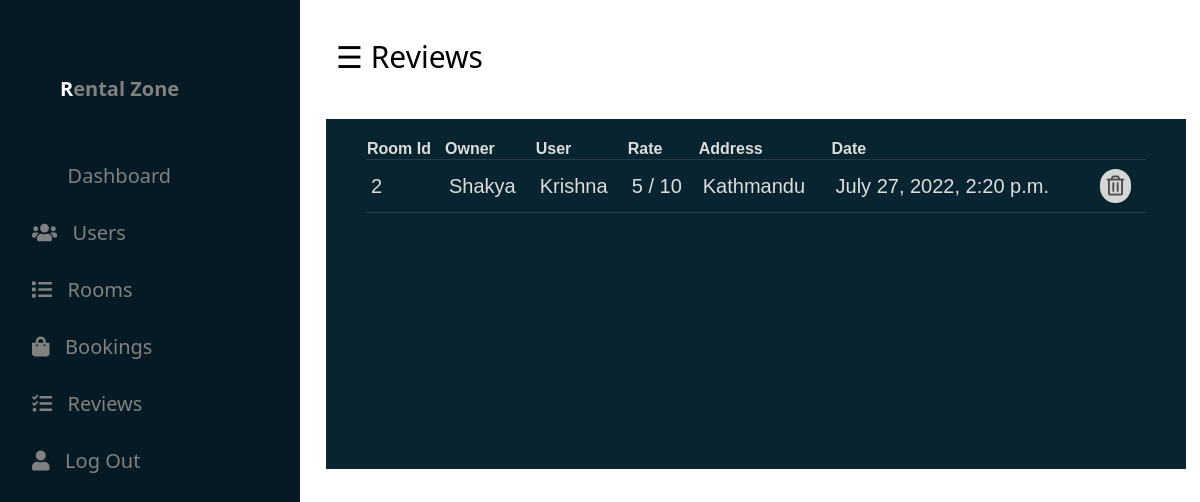
Screenshot of /accounts/dashReview/ with the database file from the repository.
### rooms/models.py (models this page shows, shortened)
class Review(models.Model):
    user = models.ForeignKey(CustomUser, on_delete=models.CASCADE)
    room = models.ForeignKey(Room, on_delete=models.CASCADE)
    date = models.DateTimeField(auto_now=True,null=True,blank=True)
    text = models.TextField(max_length=3000,blank=True,null=True)
    rate = models.PositiveSmallIntegerField(choices=RATE_CHOICES,null=True,blank=True)

class Room(models.Model):
   owner = models.ForeignKey(CustomUser,on_delete=models.CASCADE)
   number_of_room = models.PositiveIntegerField(default=0,null=True,blank=True)
   available_rooms = models.PositiveIntegerField(default=0,null=True,blank=True)
   room_price = models.PositiveIntegerField(default=0,null=True,blank=True)
   area_of_room = models.CharField(max_length=45,null=True,blank=True)
   floor = models.CharField(max_length=45,null=True,blank=True)
   parking = models.BooleanField(default=False,null=True,blank=True)
   address = models.CharField(max_length=100,null=True,blank=True)
   city = models.CharField(max_length=25,null=True,blank=True)
   state = models.CharField(max_length=25,null=True,blank=True)
   country = models.CharField(max_length=25,null=True,blank=True)
   image1 =  models.ImageField(upload_to='rooms/', null=True, blank=True )
   image2 = models.ImageField(upload_to='rooms/', null=True, blank=True)
   image3 = models.ImageField(upload_to='rooms/', null=True, blank=True)
   image4 = models.ImageField(upload_to='rooms/', null=True, blank=True)
   description = models.TextField(null=True, blank=True)
   map_link= models.TextField(null=True, blank=True)

### accounts/models.py (models this page shows)
class CustomUser(models.Model):
    user = models.OneToOneField(User, on_delete=models.CASCADE)
    phone = models.CharField(max_length=10,null=True,blank=True)
    user_type = models.CharField(max_length=15,null=True,blank=True)
    address =  models.CharField(max_length=30, null=True,blank=True)
    certificate = models.ImageField(upload_to='certificate', null=True,blank=True)
    def __str__(self):
        return self.user.username

### accounts/views.py (the view)
# urls.py: path('dashReview/',views.dashReview,name="dashReview"),
def dashReview(request):
    rooms = Room.objects.all()
    reviews = Review.objects.all()
    context = {'rooms':rooms,'reviews':reviews}
    return render(request,'dashboard/dashReview.html',context)

### templates/dashboard/dashReview.html (shortened to what this page needs)
{% extends './dashBase.html' %}
{% load static %}
{% block content %}
<div id="main">
	<div class="head">
		<div class="col-div-6">
<span style="font-size:30px;cursor:pointer; color: rgb(0, 0, 0);" class="nav"  >&#9776;  Reviews</span>
</div>
</div>
	<br/>
	<div class="col-div-8">
		<div class="box-8">
		<div class="content-box">
  <table class="appointments">
    <thead>
      <tr>
        <th scope="col">Room Id</th>
        <th scope="col">Owner</th>
        <th scope="col">User</th>
        <th scope="col">Rate</th>
        <th scope="col">Address</th>
        <th scope="col" colspan="2">Date</th>
        <th></th>
      </tr>
  </thead>
  <tbody>
    {% for review in reviews %}
    <tr>
      <td>{{review.room.id}} </td>
      <td>{{review.room.owner}}</td>
      <td>{{review.user}}</td>
      <td>{{review.rate}} / 10</td>
      <td>{{review.room.address}} </td>
      <td >{{review.date}} </td>
      <td><a href=" {% url 'deleteReview' review.id %} "> <i class="far fa-trash-alt"></i></a></td>
    </tr>
   {% endfor %}
  </tbody>
</table>
        </div>
        </div>
        </div>
        </div>
    </body>
    {% endblock content %}

### static/css/dashboard/dashboard.css (style rules this page uses)
:root { --white:#ffffff; --bluish:#051a24; --bluish2:#082430; }
body { margin:0px; padding: 0px; background-color:var(--white); overflow: hidden; font-family: system-ui; }
#main { transition: margin-left .5s; padding: 16px; margin-left: 300px; }
.head { padding:20px; border: #f1f1f1; }
.col-div-6 { width: 50%; float: left; }
.col-div-8 { width: 70%; float: left; }
.content-box { padding: 20px; }
.box-8, .box-4 { width: 135%; background-color:var(--bluish2); height: 330px; }
.box-8 { margin-left: 10px; display: grid; padding: 0 20px 20px 20px; grid-gap: 20px; align-items: self-start; }
table { font-family: arial, sans-serif; border-collapse: collapse; width: 100%; }
td, tr { text-align: left; padding:15px; color: #ddd; border-bottom: 1px solid #81818140; }
td { padding: 9px 5px; font-size: 20px; }
td i { padding: 7px; color: rgb(82, 76, 76); border-radius: 50px; }
.fa-trash-alt { background: #d3d8d7; }

### rows the page displays
Review: room.id "2", room.owner "Shakya", user "Krishna", rate "5", room.address "Kathmandu", date "July 27, 2022, 2:20 p.m."
